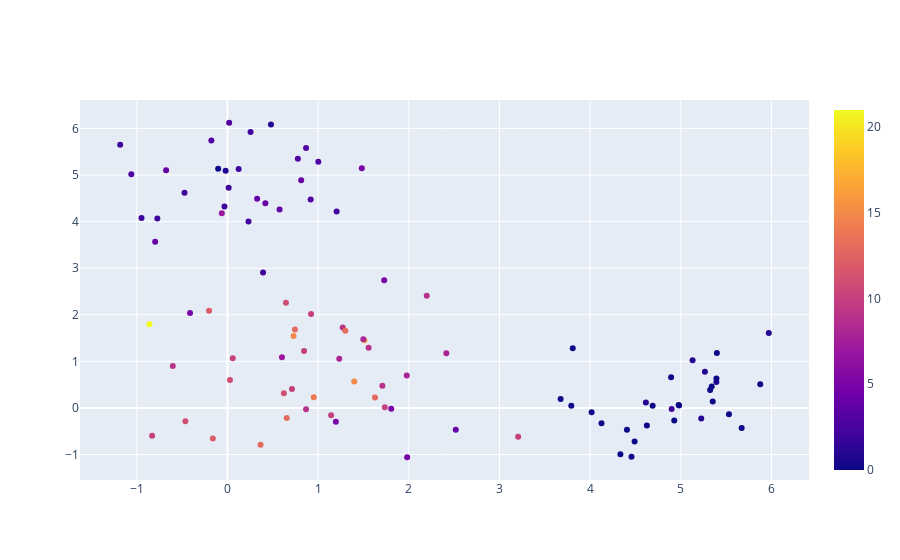

Notebook code cell kept with this figure:
### Code cell
go.Figure(data=go.Scatter(x=X_1,y=X_2,mode="markers", marker={"color":S,'coloraxis':'coloraxis'}))
